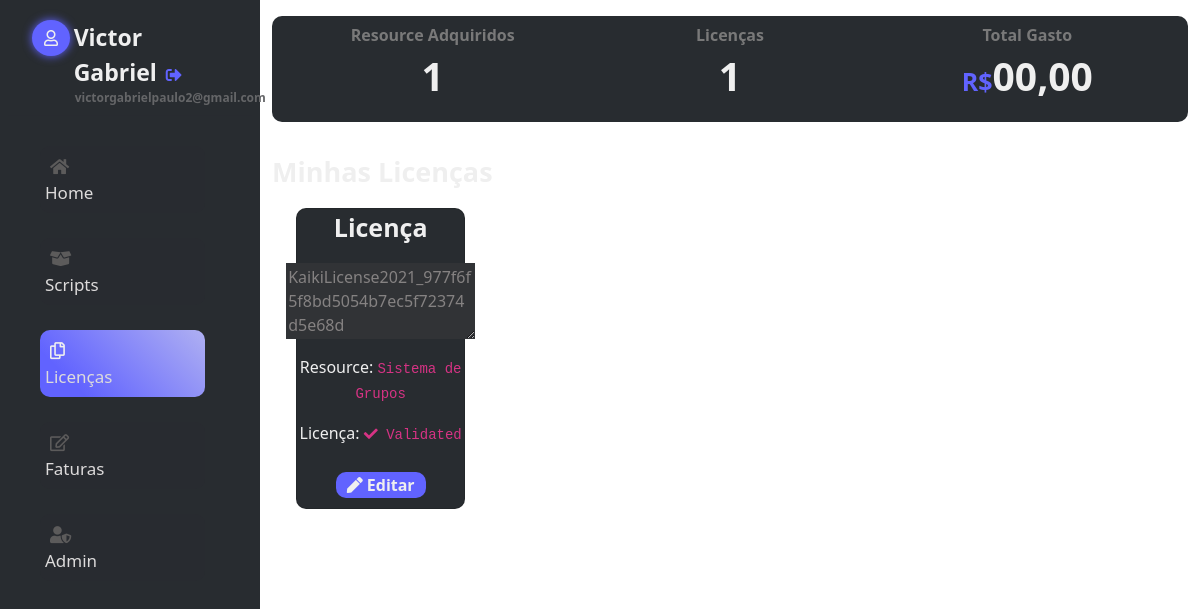
The page /panel/licencas.php (signed in) on the database its author committed.
### tables this page shows
CREATE TABLE `accounts` (
  `id` int(11) NOT NULL,
  `User` text NOT NULL,
  `Email` text NOT NULL,
  `Senha` text NOT NULL,
  `Scripts` text NOT NULL,
  `Licenses` text NOT NULL,
  `Valor` text NOT NULL
);

CREATE TABLE `licenses` (
  `id` int(11) NOT NULL,
  `idclient` text NOT NULL,
  `idscript` text NOT NULL,
  `script` text NOT NULL,
  `license` text NOT NULL,
  `ip` text NOT NULL,
  `porta` text NOT NULL,
  `cliente` text NOT NULL,
  `status` text NOT NULL
);

### panel/licencas.php (the view, shortened to what this page needs)
<?php
include('../verify.php');
$email = $_SESSION['usuario'];
$query = "SELECT * FROM accounts WHERE Email='$email'";
$result = mysqli_query($conexao, $query);
while ($rows = mysqli_fetch_array($result)){
  $idcl = $rows['id'];
    $nome = $rows['User'];
    $gasto = $rows['Valor'];
    $id = $rows['id'];
}
?>
<!DOCTYPE html>
<html lang="pt-br">
<head>
    <link href="https://cdn.jsdelivr.net/npm/bootstrap@5.1.1/dist/css/bootstrap.min.css" rel="stylesheet">
    <link rel="stylesheet" href="https://cdnjs.cloudflare.com/ajax/libs/font-awesome/5.14.0/css/all.min.css">
    <link rel="stylesheet" href="../app/css/style.css">
</head>
<body>
  <div class="container-fluid">
    <div class="row flex-nowrap">
  <div class="sidebar col-auto col-md-3 col-xl-2 px-sm-2 px-0">
    <div class="side-top">
      <div class="infos">
        <div class="container">
          <div class="row">
            <div class="col-md-2 text-start">
              <div class="user">
                <i class="far fa-user"></i>
              </div>
            </div>
            <div class="col-md-10 text-start">
              <p class="name"><?php echo $nome ?> <a href="#"><i class="fas fa-sign-out-alt"></i></a></p>
              <p class="email"><?php echo $email ?></p>
            </div>
          </div>
        </div>
      </div>
    </div>
    <div class="side-body">
      <ul>
        <li class="link">
          <a href="index.php" class="active"><i class="fas fa-home"></i> Home</a>
        </li>
        <li class="link">
          <a href="scripts.php"><i class="fas fa-box-open"></i> Scripts</a>
         </li>
         <li class="link active">
           <a href="licencas.php"><i class="far fa-copy"></i> Licenças</a>
         </li>
         <li class="link">
          <a href="faturas.php"><i class="far fa-edit"></i> Faturas</a>
         </li>
         <?php
         if($_SESSION['admin']) {
	     echo '<li class="link">
       <a href="../admin/index.php"><i class="fas fa-user-shield"></i> Admin</a>
      </li>';
}
?>
      </ul>
    </div>
  </div>
  <div class="col-auto col-md-3 col-xl-2 px-sm-2 px-0">
  </div>
  <div class="col py-3">
    <div class="stats">
      <div class="container">
        <div class="row text-center">
            <div class="col-md-4">
              <div class="stat">
                <p class="title">
                  Resource Adquiridos
                </p>
                <p class="counters">
                <?php
            $query = mysqli_query($conexao, "SELECT * FROM licenses WHERE idclient='$idcl'");
            $row_cnt = $query->num_rows;
            echo "$row_cnt";
        ?>
                </p>
              </div>
            </div>
            <div class="col-md-4">
              <div class="stat">
                <p class="title">
                  Licenças
                </p>
                <p class="counters">
                <?php
            $query = mysqli_query($conexao, "SELECT * FROM licenses WHERE idclient='$idcl'");
            $row_cnt = $query->num_rows;
            echo "$row_cnt";
        ?>
                </p>
              </div>
            </div>
            <div class="col-md-4">
              <div class="stat">
                <p class="title">
                  Total Gasto
                </p>
                <p class="counters">
                  <span>R$</span><?php echo $gasto ?>
                </p>
              </div>
            </div>
          </div>
        </div>
      </div>
    <div class="scripts">
      <p class="title">Minhas Licenças</p>
      <div class="container">
        <div class="row">
        <?php
        $query = mysqli_query($conexao, "SELECT * FROM licenses WHERE idclient='$id'");
        while($row = mysqli_fetch_array($query)){
          ?>
          <div class="col-md-3">
            <div class="card">
              <p class="name">Licença</p>
            <textarea rows="3" disabled><?php echo $row['license'] ?></textarea>
                  <p class="desc my-3">Resource: <code><?php echo $row['script'] ?></code></p>
                  <p class="desc">Licença: <code><i class="fas fa-check"></i> <?php echo $row['status'] ?></code></p>
              <a href="manage.php?editLicense=<?php echo $row['id'] ?>" class="btn btn-logs"><i class="fas fa-pen"></i> Editar</a>
            </div>
          </div>
          <?php } ?>
        </div>
      </div>
    </div>
  </div>
</div>
</div>
</body>
</html>

### app/css/style.css (style rules this page uses)
body { background-color: #ffffff; }
.sidebar { background: #282c30; height: 1000px; position: fixed; }
.sidebar .side-top { border-bottom: 1px solid #282b30; }
.sidebar .side-top .name { color: #efefef; font-weight: 600; margin-top: 20px; font-size: 23px; margin-bottom: 0px; margin-left: 5px; }
.sidebar .side-top .name a { color: #6163ff; font-size: 16px; margin-left: 3px; }
.sidebar .side-top .email { color: #656668; font-weight: 700; margin-bottom: 8px; margin-left: 6px; font-size: 12px; }
.sidebar .side-top .user i { background: #6163ff; color: #efefef; padding: 10px 12px; border-radius: 50%; margin-top: 20px; box-shadow: 0px 0px 10px 0px #6163ff; }
.sidebar .side-body { margin-top: 30px; }
.sidebar .side-body ul li { list-style: none; margin-top: 25px; background: #282b30; padding: 8px 0px 8px 5px; border-radius: 10px; margin-right: 47px; }
.sidebar .side-body a { color: #dddbdb; text-decoration: none; font-size: 17px; font-weight: 500; padding: 8px 94px 8px 5px; transition: all 0.5s ease-in-out; }
.sidebar .side-body li.active { background: linear-gradient(45deg, rgba(97,99,255,1) 20%, rgba(174,175,242,1) 99%); padding: 8px 0px 8px 5px; border-radius: 10px; color: #efefef !important; }
.sidebar .side-body li.active > a i { color: #efefef !important; }
.sidebar .side-body i { color: #5c5b5b; margin-right: 2px; }
@media (min-width: 768px) { .col-md-3 { flex: 0 0 auto; width: 21.66666667%; } }
.stats { background: #282c30; border-radius: 10px; }
.stats .title { color: #797979; font-weight: 600; margin-top: 7px; margin-bottom: 0px; }
.stats .counters { color: #efefef; font-size: 39px; font-weight: 700; }
.stats .counters span { color: #6163ff; font-size: 25px; }
.scripts .title { color: #efefef; font-size: 27px; font-weight: 700; margin-top: 30px; }
.scripts .card { background: #282c30; color: #efefef; text-align: center; align-items: center; border-radius: 10px; }
.scripts .name { font-size: 25px; font-weight: 700; }
.scripts .btn-logs { background: #6163ff; color: #efefef; padding: 0px 10px; border-radius: 10px; margin: 10px; transition: all 0.4s cubic-bezier(0.71, 0.38, 0.99, 0.1); font-weight: 600; }
.scripts textarea { background: #313336; color: #858282; overflow: hidden; border: none; }

### rows shown on the page
accounts: User "Victor Gabriel", Valor "00,00"
licenses: license "KaikiLicense2021_977f6f5f8bd5054b7ec5f72374d5e68d", script "Sistema de Grupos", status "Validated"

### other values the page prints
$email "victorgabrielpaulo2@gmail.com"
$row_cnt "1"
